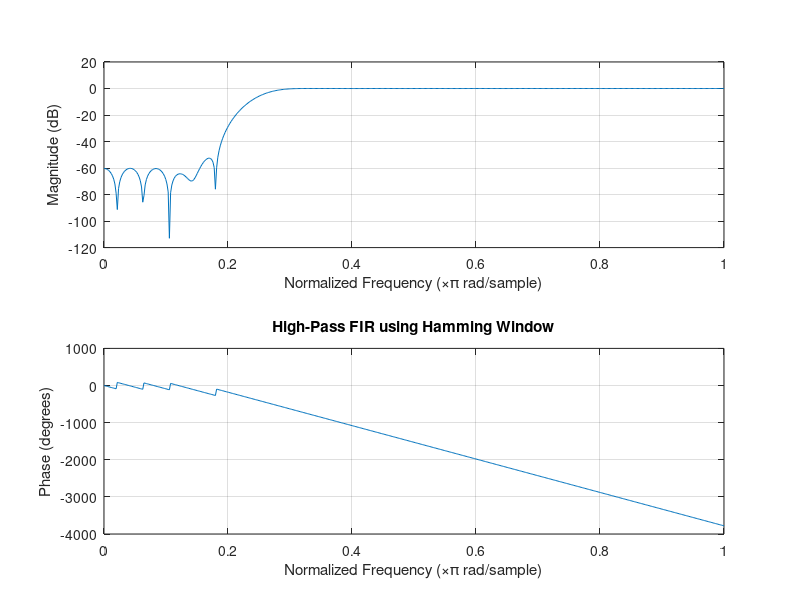

MATLAB code for this plot:
clc;
clear;
close all;

%% --- Input Parameters ---
fp = 1000;              % High-pass cutoff frequency (Hz)
fs = 8000;              % Sampling frequency (Hz)
N = 50;                 % Filter order
wc = fp/(fs/2);         % Normalized cutoff (0–1)

%% --- FIR High Pass using Hamming Window ---
b_hamm = fir1(N, wc, 'high', hamming(N+1));

disp('--- High-Pass Coefficients (Hamming Window) ---');
disp(b_hamm');

%% --- Frequency Response Plot ---
figure;
freqz(b_hamm, 1);
title('High-Pass FIR using Hamming Window');
